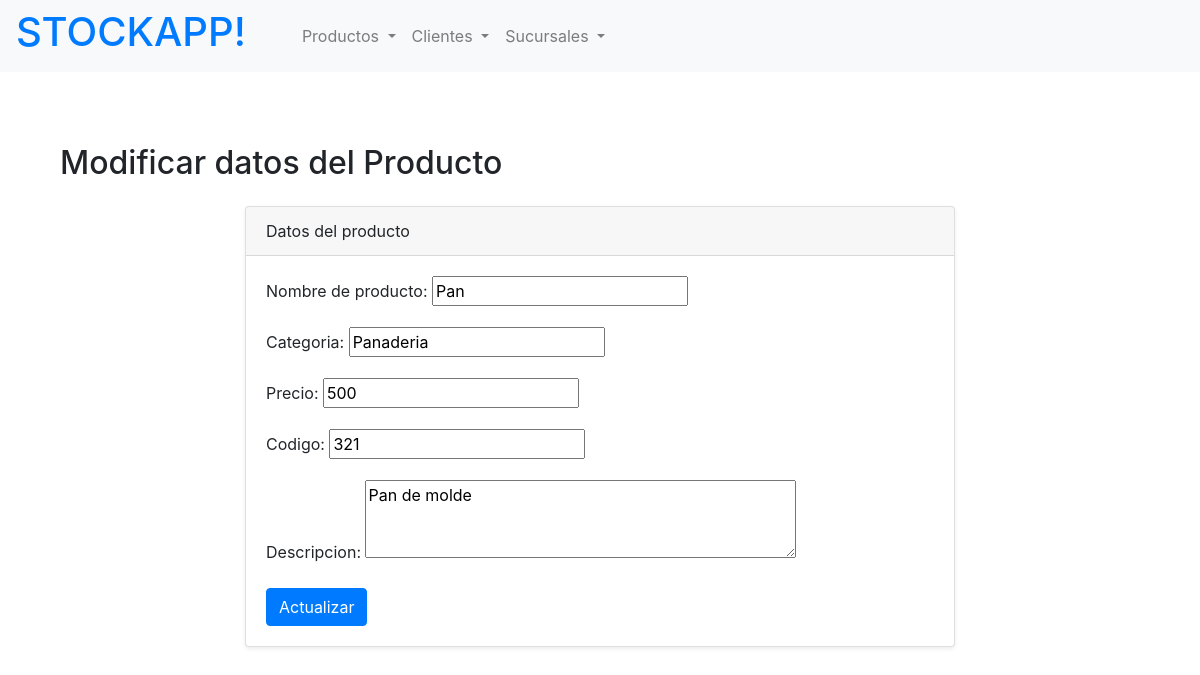
The page /stocks/producto/update/5 on the database its author committed.
### stocks/models.py (models this page shows, shortened)
class Producto(models.Model):
    nombre_de_producto = models.CharField(max_length=20)
    categoria = models.CharField(max_length=20)
    precio = models.CharField(max_length=20)
    codigo = models.CharField(max_length=20)
    descripcion = models.TextField(blank=True, null=True)

### stocks/views.py (the view, shortened to what this page needs)
# urls.py: path("producto/update/<producto_id>", update_product_view, name="product-update"),
def update_product_view(request, producto_id):
    producto_a_editar = Producto.objects.filter(id=producto_id).first()
    if request.method == "GET":
        valores_iniciales = {
            "nombre_de_producto": producto_a_editar.nombre_de_producto,
            "categoria": producto_a_editar.categoria,
            "precio": producto_a_editar.precio,
            "codigo": producto_a_editar.codigo,
            "descripcion": producto_a_editar.descripcion
        }
        formulario = ProductoCreateForm(initial=valores_iniciales)
        contexto = {
            "form_update": formulario,
            "OBJETO": producto_a_editar
        }
        return render(request, "stocks/productos/form_update.html", contexto)

### stocks/forms.py
class ProductoCreateForm(forms.ModelForm):
    class Meta:
        model = Producto
        fields = ['nombre_de_producto', 'categoria', 'precio', 'codigo', 'descripcion']
        widgets = {
            'descripcion': forms.Textarea(attrs={'rows': 3}),
        }

### stocks/templates/stocks/productos/form_update.html (shortened to what this page needs)
{% extends 'stocks/base.html' %}
{% block content %}
<section class="py-5">
    <div class="container">
        <h2 class="mb-4">Modificar datos del Producto</h2>
        <div class="row">
            <div class="col-lg-8 mx-auto">
                <div class="card shadow-sm">
                    <div class="card-header">
                        Datos del producto
                    </div>
                    <div class="card-body">
                        <form method="POST" action="{% url 'product-update' OBJETO.id %}">
                            {{ form_update.as_p }}
                            <button type="buscar" class="btn btn-primary">Actualizar</button>
                        </form>
                    </div>
                </div>
            </div>
        </div>
    </div>
</section>
{% endblock %}

### rows shown on the page
Producto: nombre_de_producto "Pan", categoria "Panaderia", precio "500", codigo "321", descripcion "Pan de molde"
